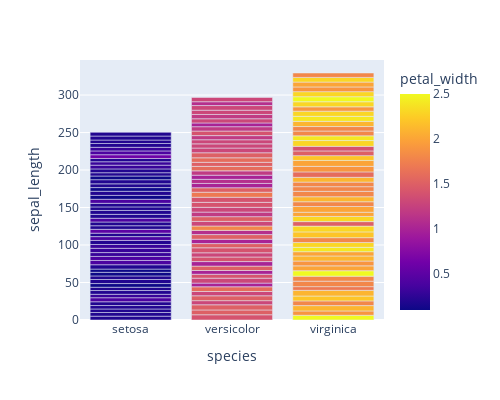

Here is the notebook cell this chart was saved with:
### Markdown cell above
### Bar plots

Works much the same

### Code cell
px.bar(df, x = "species", y = "sepal_length", color = "petal_width", **params)

### Figure 1 — Plotly figure (JSON) as saved in the notebook; plotly's stock layout.template omitted (floating-point values rounded to 4 significant figures; data arrays with more than 128 entries replaced by an {"elided": "..."} marker saying what was removed)
{"data": [{"alignmentgroup": "True", "hovertemplate": "species=%{x}<br>sepal_length=%{y}<br>petal_width=%{marker.color}<extra></extra>", "legendgroup": "", "marker": {"color": {"elided": "150 float values"}, "coloraxis": "coloraxis", "pattern": {"shape": ""}}, "name": "", "offsetgroup": "", "orientation": "v", "showlegend": false, "textposition": "auto", "type": "bar", "x": {"elided": "150 str values"}, "xaxis": "x", "y": {"elided": "150 float values"}, "yaxis": "y"}], "layout": {"barmode": "relative", "coloraxis": {"colorbar": {"title": {"text": "petal_width"}}, "colorscale": [[0, "#0d0887"], [0.1111, "#46039f"], [0.2222, "#7201a8"], [0.3333, "#9c179e"], [0.4444, "#bd3786"], [0.5556, "#d8576b"], [0.6667, "#ed7953"], [0.7778, "#fb9f3a"], [0.8889, "#fdca26"], [1, "#f0f921"]]}, "height": 400, "legend": {"tracegroupgap": 0}, "margin": {"t": 60}, "width": 500, "xaxis": {"anchor": "y", "autorange": true, "domain": [0, 1], "range": [-0.5, 2.5], "title": {"text": "species"}, "type": "category"}, "yaxis": {"anchor": "x", "autorange": true, "domain": [0, 1], "range": [0, 346.7], "title": {"text": "sepal_length"}, "type": "linear"}}}
